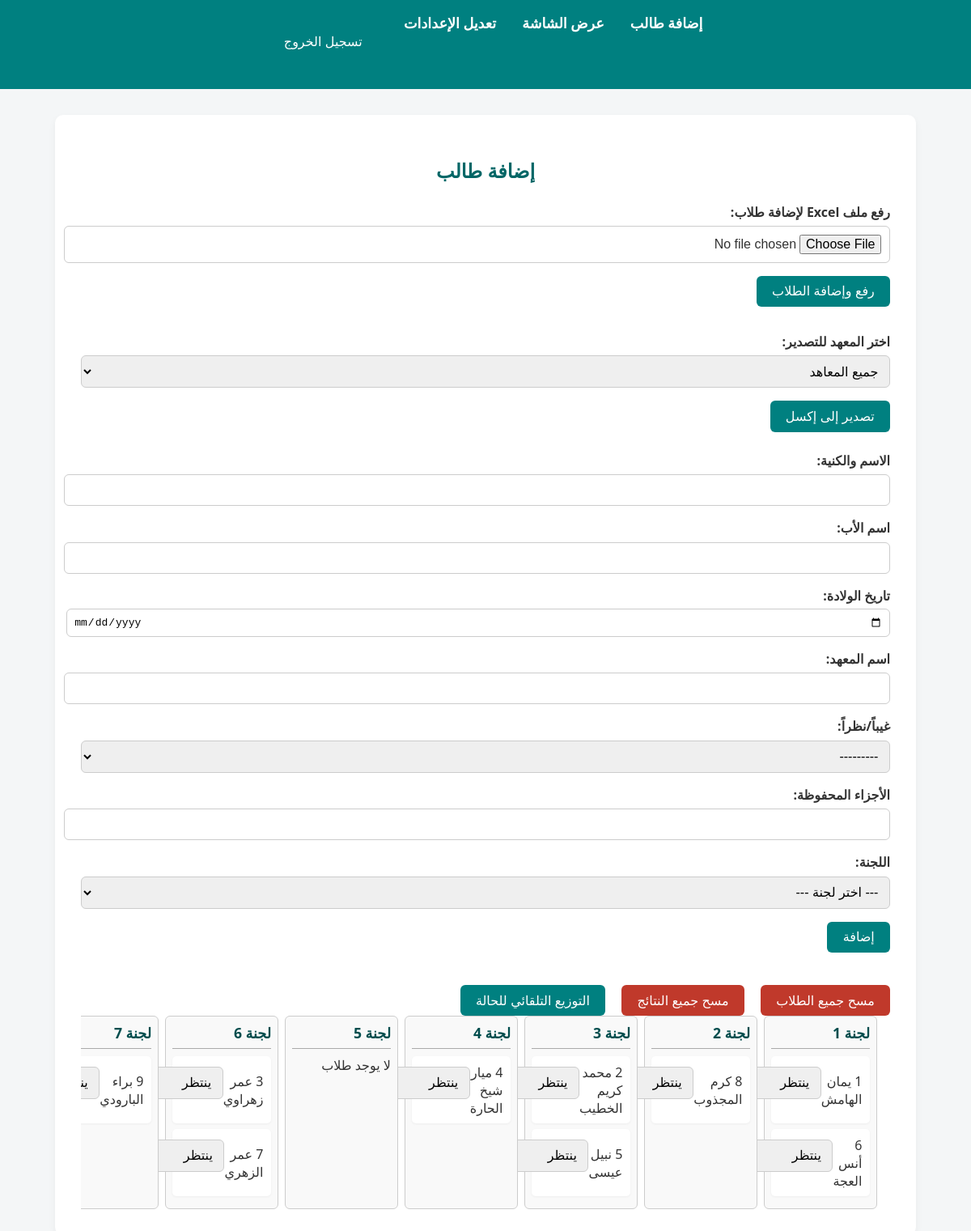
Before: /screen/add-student (signed in) with the older database file.
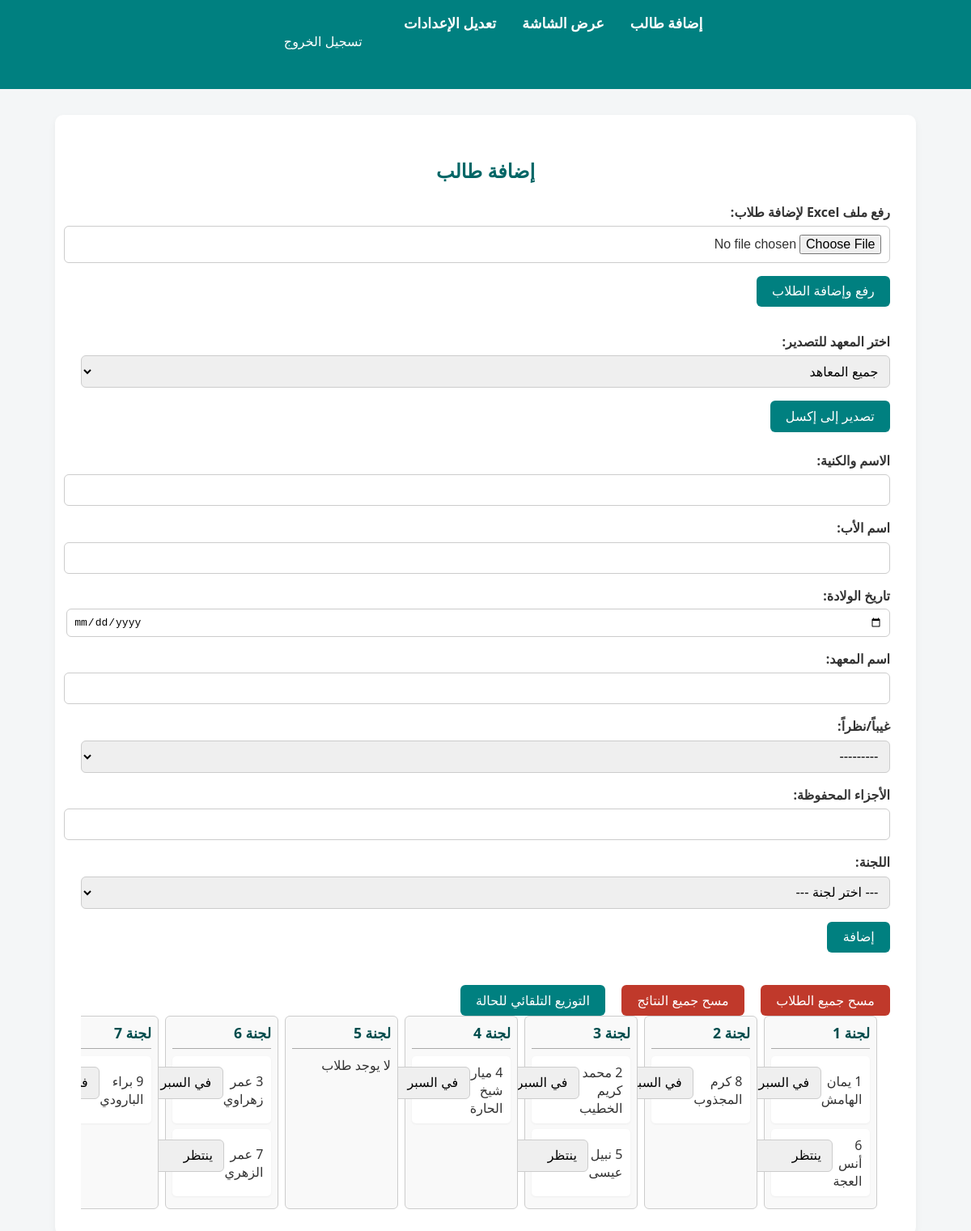
After: the same page with the newer database file.
### screen/models.py (models this page shows, shortened)
class Student(models.Model):
    number = models.AutoField(primary_key=True)
    name = models.CharField(max_length=100, verbose_name="الاسم والكنية")
    father_name = models.CharField(max_length=100, verbose_name="اسم الأب", blank=True, null=True)
    birth_date = models.DateField(verbose_name="تاريخ الولادة", blank=True, null=True)
    institute_name = models.CharField(max_length=100, verbose_name="اسم المعهد", blank=True, null=True)
    exam_type = models.CharField(max_length=10, choices=EXAM_TYPE_CHOICES, verbose_name="غيباً/نظراً", blank=True, null=True)
    memorized_parts = models.CharField(max_length=100, verbose_name="الأجزاء المحفوظة", blank=True, null=True)
    grade = models.FloatField(null=True, blank=True)
    mistakes_json = models.TextField(null=True, blank=True)
    room = models.IntegerField(blank=True, null=True)
    status = models.CharField(max_length=20, choices=STATUS_CHOICES, default='waiting')

### screen/views.py (the view)
# urls.py: path('add-student', views.add_student, name='add_student'),
@login_required
def add_student(request):
    if request.method == 'POST':
        form = StudentForm(request.POST)
        if form.is_valid():
            student = form.save(commit=False)
            if not student.room:
                room_count = get_room_count()
                all_rooms = list(range(1, room_count + 1))
                room_counts = Counter(Student.objects.values_list('room', flat=True))
                for room in all_rooms:
                    room_counts.setdefault(room, 0)
                min_count = min(room_counts.values())
                candidate_rooms = [room for room, count in room_counts.items() if count == min_count]
                student.room = random.choice(candidate_rooms)
            student.save()
            return redirect('/screen/add-student')
    else:
        form = StudentForm()
    students_by_room = defaultdict(list)
    for student in Student.objects.all().order_by('number'):
        students_by_room[student.room].append(student)
    all_institutes = Student.objects.values_list('institute_name', flat=True).distinct().order_by('institute_name')
    return render(request, 'screen/add_student.html', {
        'form': form,
        'students_by_room': students_by_room,
        'rooms': range(1, get_room_count() + 1),
        'status_choices': STATUS_CHOICES,
        'all_institutes': all_institutes,  # Add this line
    })

### screen/forms.py (shortened to what this page needs)
class StudentForm(forms.ModelForm):
    class Meta:
        model = Student
        fields = [
            'name', 'father_name', 'birth_date', 'institute_name',
            'exam_type', 'memorized_parts', 'room'
        ]
        labels = {
            'name': 'الاسم والكنية',
            'father_name': 'اسم الأب',
            'birth_date': 'تاريخ الولادة',
            'institute_name': 'اسم المعهد',
            'exam_type': 'غيباً/نظراً',
            'memorized_parts': 'الأجزاء المحفوظة',
            'room': 'اللجنة',
        }
        widgets = {
            'birth_date': forms.DateInput(attrs={'type': 'date'}),
        }
    def __init__(self, *args, **kwargs):
        super().__init__(*args, **kwargs)
        room_count = ScreenSettings.get_room_count()
        self.fields['room'].widget = forms.Select(
            choices=[('', '--- اختر لجنة ---')] + [(i, f'اللجنة {i}') for i in range(1, room_count + 1)]
        )

### screen/models.py (called while the page is built)
    @staticmethod
    def get_room_count():
        settings = ScreenSettings.objects.first()
        return settings.room_count if settings else 5

### screen/templatetags/screen_extras.py (called while the page is built)
@register.filter
def get_item(dictionary, key):
    return dictionary.get(key)

### screen/views.py (called while the page is built)
def get_room_count():
    settings = ScreenSettings.objects.last()
    return settings.room_count if settings else 5

### screen/templates/screen/add_student.html (shortened to what this page needs)
<!DOCTYPE html>
{% load screen_extras %}
{% load static %}
<html lang="ar" dir="rtl">
<head>
</head>
<body>
<nav>
    <a href="/screen/add-student">إضافة طالب</a>
    <a href="/screen">عرض الشاشة</a>
    <a href="{% url 'edit_settings' %}">تعديل الإعدادات</a>
    <form method="post" action="{% url 'logout' %}" style="display:inline;">
        <button type="submit" style="background:none; border:none; color:white; cursor:pointer;">
            تسجيل الخروج
        </button>
    </form>
</nav>
<div class="container">
    <h2>إضافة طالب</h2>
    <form method="post" action="{% url 'upload_excel' %}" enctype="multipart/form-data" style="margin-bottom: 2em;">
        <label for="file">رفع ملف Excel لإضافة طلاب:</label>
        <input type="file" name="file" accept=".xlsx" required>
        <button type="submit">رفع وإضافة الطلاب</button>
    </form>
    <form id="export-form" method="get" action="{% url 'export_students_excel' %}">
        <label for="institute-select">اختر المعهد للتصدير:</label>
        <select name="institute" id="institute-select" required>
            <option value="__all__">جميع المعاهد</option>
        </select>
        <button type="submit">تصدير إلى إكسل</button>
    </form>
    <form method="post">
        <div dir="rtl">
            <label for="id_name">الاسم والكنية:</label>
            {{ form.name }}
            <label for="id_father_name">اسم الأب:</label>
            {{ form.father_name }}
            <label for="id_birth_date">تاريخ الولادة:</label>
            {{ form.birth_date }}
            <label for="id_institute_name">اسم المعهد:</label>
            {{ form.institute_name }}
            <label for="id_exam_type">غيباً/نظراً:</label>
            {{ form.exam_type }}
            <label for="id_memorized_parts">الأجزاء المحفوظة:</label>
            {{ form.memorized_parts }}
            <label for="id_room">اللجنة:</label>
            {{ form.room }}
        </div>
        <button type="submit">إضافة</button>
    </form>
    <form method="post" action="{% url 'clear_students' %}" style="display:inline; margin-left: 1em;">
        <button type="submit" onclick="return confirm('هل أنت متأكد أنك تريد مسح جميع الطلاب؟');" class="danger-button">
            مسح جميع الطلاب
        </button>
    </form>
    <form method="post" action="{% url 'clear_all_results' %}" style="display:inline; margin-left: 1em;">
        <button type="submit" onclick="return confirm('هل أنت متأكد أنك تريد مسح جميع النتائج؟');" class="danger-button">
            مسح جميع النتائج
        </button>
    </form>
    <form method="post" action="{% url 'apply_automatic_status' %}" style="display:inline; margin-left: 1em;">
        <button type="submit">التوزيع التلقائي للحالة</button>
    </form>
    <div class="rooms-table">
        {% for room in rooms %}
            <div class="room-column">
                <div class="room-header">لجنة {{ room }}</div>
                {% with students=students_by_room|get_item:room %}
                    {% if students %}
                        {% for student in students %}
                        <div class="student-item" data-institute-name="{{ student.institute_name }}">
                            <div>
                                {{ student.number }} {{ student.name }}
                            </div>
                            <div class="student-actions">
                                <form method="post" action="{% url 'update_student_status' student.number %}">
                                    <select name="status" onchange="this.form.submit()">
                                        {% for val, label in status_choices %}
                                            <option value="{{ val }}" {% if student.status == val %}selected{% endif %}>{{ label }}</option>
                                        {% endfor %}
                                    </select>
                                </form>
                                <form method="post" action="{% url 'remove_student' student.number %}" onsubmit="return confirm('هل أنت متأكد أنك تريد حذف هذا الطالب؟');">
                                    <button type="submit" class="delete-button">حذف</button>
                                </form>
                            </div>
                        </div>
                        {% endfor %}
                    {% else %}
                        <div>لا يوجد طلاب</div>
                    {% endif %}
                {% endwith %}
            </div>
        {% endfor %}
    </div>
</div>
</body>
</html>

### screen/templates/screen/add_student.html (style rules this page uses)
body { font-family: "Segoe UI", Tahoma, Geneva, Verdana, sans-serif; margin: 0; padding: 0; background-color: #f4f6f7; color: #333; direction: rtl; }
nav { background-color: #008080; padding: 1em; margin-bottom: 2em; display: flex; justify-content: center; gap: 2em; }
nav a { color: white; font-weight: bold; text-decoration: none; font-size: 1.1em; transition: 0.2s; }
.container { max-width: 1000px; margin: auto; background: white; padding: 2em; border-radius: 10px; box-shadow: 0 4px 10px rgba(0, 0, 0, 0.05); }
h2, h3 { color: #006666; text-align: center; margin-bottom: 1em; }
form { margin-bottom: 1.5em; }
label { font-weight: bold; display: block; margin-top: 1em; }
input, select { padding: 0.6em; margin-top: 0.4em; width: 100%; font-size: 1em; border: 1px solid #ccc; border-radius: 6px; direction: rtl; }
button { background-color: #008080; color: white; border: none; padding: 0.6em 1.2em; border-radius: 6px; font-size: 1em; cursor: pointer; transition: background-color 0.2s; margin-top: 1em; }
.danger-button { background-color: #c0392b; }
.rooms-table { display: flex; flex-wrap: nowrap; direction: rtl; justify-content: space-between; width: 100%; overflow-x: auto; padding: 0 1em; box-sizing: border-box; }
.room-column { flex: 1 1 0; min-width: 140px; border: 1px solid #ccc; border-radius: 6px; padding: 0.5em; background: #f9f9f9; margin-left: 0.5em; box-sizing: border-box; }
.room-header { font-weight: bold; font-size: 1.1em; margin-bottom: 0.5em; color: #004d4d; border-bottom: 1px solid #aaa; padding-bottom: 0.4em; }
.student-item { margin: 0.4em 0; background-color: #ffffff; padding: 0.4em 0.6em; border-radius: 5px; box-shadow: 0 1px 3px rgba(0, 0, 0, 0.05); display: flex; align-items: center; justify-content: space-between; }
.student-item select { margin-top: 0.4em; width: auto; }
.student-actions { display: flex; gap: 8px; align-items: center; }
.delete-button { background-color: #c0392b; border: none; color: white; border-radius: 4px; padding: 4px 8px; cursor: pointer; font-size: 0.9em; }

Changed rows visible on the page:
changed Student "يمان الهامش": status "ينتظر" → "في السبر"
changed Student "كرم المجذوب": status "ينتظر" → "في السبر"
changed Student "محمد كريم الخطيب": status "ينتظر" → "في السبر"
changed Student "ميار شيخ الحارة": status "ينتظر" → "في السبر"
changed Student "عمر زهراوي": status "ينتظر" → "في السبر"
changed Student "براء البارودي": status "ينتظر" → "في السبر"
